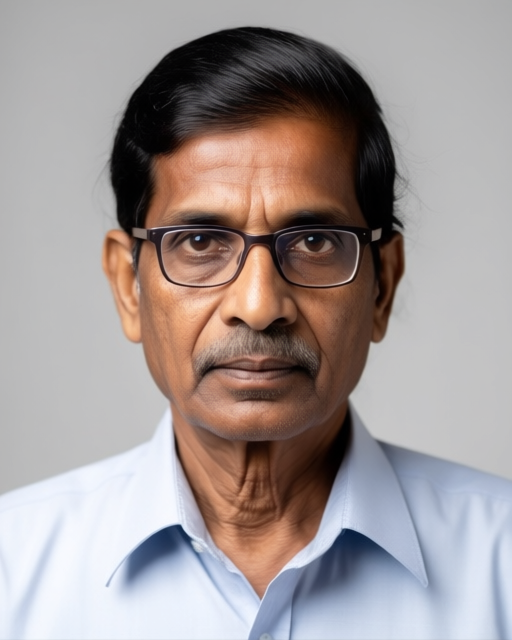
#> input picture assets/faces/face_01000.png, 512 x 640 px
$ python -i compose.py   (imports and definitions only)
#> lines starting #> are read from the running program, lines starting #| are printed output that depends on the picture
#> further down, picture is the input picture: PIL image 512x640 RGB; mean R, G, B 160.8, 151.1, 150.1
### core/fonts.py
"""Font resolution that works on Windows and macOS.

Tries bundled fonts first (drop OCR-B / Arimo into core/fonts_ttf/ to make output
deterministic across machines), then common system fonts, then PIL's default.
"""
from __future__ import annotations

import os
from functools import lru_cache
from pathlib import Path

from PIL import ImageFont

_BUNDLED = Path(__file__).parent / "fonts_ttf"

# Ordered preference lists. First hit wins.
_SANS = [
    "Arimo-Regular.ttf", "LiberationSans-Regular.ttf",  # bundled-friendly
    "arial.ttf", "Arial.ttf",                            # Windows / macOS
    "/System/Library/Fonts/Supplemental/Arial.ttf",
    "/Library/Fonts/Arial.ttf",
    "DejaVuSans.ttf",
]
_MONO = [
    "OCRB.ttf", "OCR-B.ttf", "OCRBMatrix.ttf",           # ideal for MRZ
    "Cousine-Regular.ttf", "consola.ttf", "Consolas.ttf",
    "cour.ttf", "Courier New.ttf",
    "/System/Library/Fonts/Menlo.ttc",
    "DejaVuSansMono.ttf",
]


def _try(name: str, size: int):
    # Absolute path?
    if os.path.isabs(name) and os.path.exists(name):
        return ImageFont.truetype(name, size)
    # Bundled?
    p = _BUNDLED / name
    if p.exists():
        return ImageFont.truetype(str(p), size)
    # System lookup (PIL searches platform font dirs by bare name).
    try:
        return ImageFont.truetype(name, size)
    except OSError:
        return None


@lru_cache(maxsize=256)
def sans(size: int):
    for n in _SANS:
        f = _try(n, size)
        if f:
            return f
    return ImageFont.load_default()


# [8 lines left out: function mono, not called in this run]

### core/compose.py
"""Output finishing — the SPECIMEN watermark.

Every redacted document gets a visible, hard-to-remove SPECIMEN overlay so the
result is unmistakably synthetic and can't be passed off as a genuine document.
This is a deliberate safety property of the tool, on by default.
"""
from __future__ import annotations

from PIL import Image, ImageDraw

from . import fonts


def add_specimen_watermark(image: Image.Image, text: str = "SPECIMEN", opacity: int = 38) -> Image.Image:
#> called with text = 'SPECIMEN', opacity = 38
    base = image.convert("RGBA")
    w, h = base.size
#> w = 512; h = 640
    overlay = Image.new("RGBA", (w, h), (0, 0, 0, 0))
#> overlay: PIL image 512x640 RGBA; every value is 0
    draw = ImageDraw.Draw(overlay)

    size = max(18, w // 14)
#> size = 36
    font = fonts.sans(size)
    step_x = int(draw.textlength(text + "   ", font=font)) or size * 5
#> step_x = 218
    step_y = size * 4
#> step_y = 144

    for yy in range(-h, h * 2, step_y):
        for xx in range(-w, w * 2, step_x):
            draw.text((xx, yy), text, font=font, fill=(200, 30, 30, opacity))

    overlay = overlay.rotate(30, expand=False, resample=Image.BICUBIC)
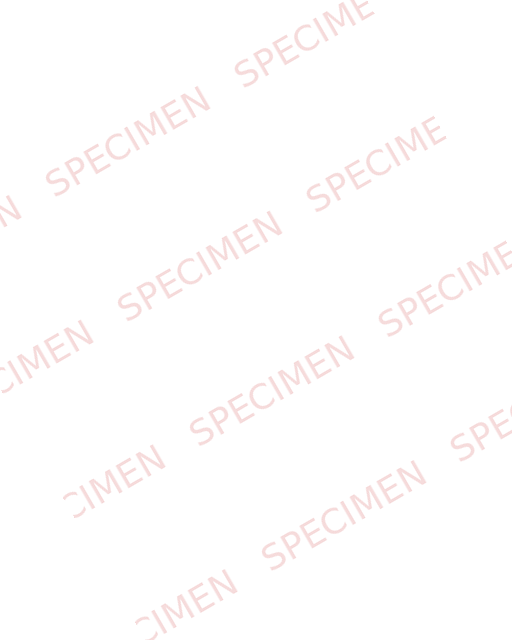
#> overlay: PIL image 512x640 RGBA; mean R, G, B, A 12.2, 1.2, 1.2, 1.7; transparent parts drawn white
    return Image.alpha_composite(base, overlay).convert("RGB")

>>> from PIL import Image
>>> picture = Image.open('../assets/faces/face_01000.png')
>>> result = add_specimen_watermark(picture)
